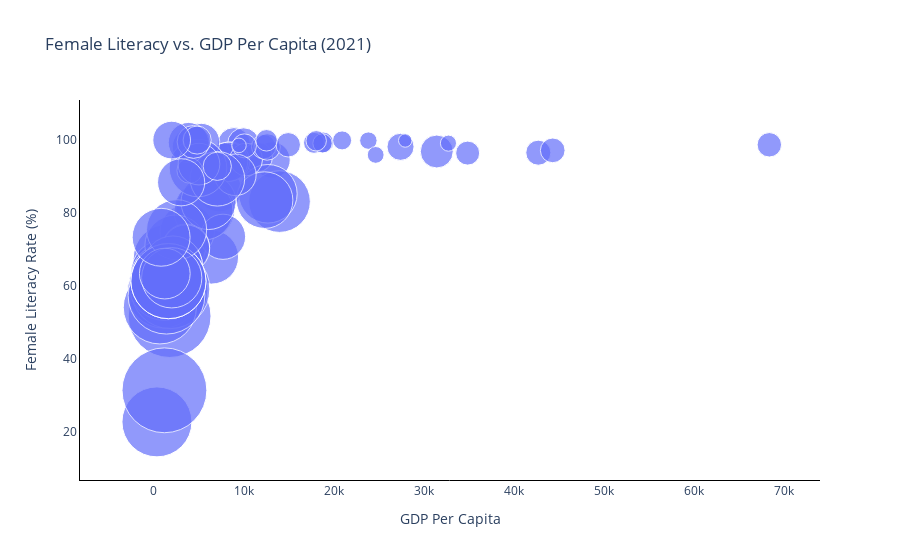

Source (notebook cell):
### Code cell
import plotly.express as px
import plotly.graph_objects as go

fig = px.scatter(df_cleaned,
                 x='GDP per Capita (current US$)',
                 y='Literacy rate, adult female (% of females ages 15 and above)',
                 size='Infant Mortality Rate (per 1,000 live births)',
                 hover_name='Country',
                 title='Female Literacy vs. GDP Per Capita (2021)',
                 labels={
                     'GDP per Capita (current US$)': 'GDP Per Capita',
                     'Literacy rate, adult female (% of females ages 15 and above)': 'Female Literacy Rate (%)',
                     'Infant Mortality Rate (per 1,000 live births)': 'Infant Mortality Rate'
                 },
                 size_max=60)

fig.update_layout(
    xaxis = dict(
    showline = True,
    linecolor = 'black',
    showgrid = False),
    yaxis = dict(
        showline = True,
        showgrid = False,
        linecolor = 'black'
    ),
    plot_bgcolor = 'white',
    showlegend = False
)

fig.show()

### Figure 1 — Plotly figure (JSON) as saved in the notebook; plotly's stock layout.template omitted (floating-point values rounded to 4 significant figures)
{"data": [{"hovertemplate": "<b>%{hovertext}</b><br><br>GDP Per Capita=%{x}<br>Female Literacy Rate (%)=%{y}<br>Infant Mortality Rate=%{marker.size}<extra></extra>", "hovertext": ["Africa Eastern and Southern", "Africa Western and Central", "Arab World", "Central Europe and the Baltics", "Early-demographic dividend", "East Asia & Pacific", "East Asia & Pacific (excluding high income)", "East Asia & Pacific (IDA & IBRD countries)", "Europe & Central Asia", "Europe & Central Asia (excluding high income)", "Europe & Central Asia (IDA & IBRD countries)", "Fragile and conflict affected situations", "Heavily indebted poor countries (HIPC)", "IBRD only", "IDA & IBRD total", "IDA blend", "IDA only", "IDA total", "Late-demographic dividend", "Latin America & Caribbean", "Latin America & Caribbean (excluding high income)", "Latin America & the Caribbean (IDA & IBRD countries)", "Least developed countries: UN classification", "Low & middle income", "Low income", "Lower middle income", "Middle East & North Africa", "Middle East & North Africa (excluding high income)", "Middle East & North Africa (IDA & IBRD countries)", "Middle income", "North America", "OECD members", "Other small states", "Pre-demographic dividend", "Small states", "South Asia", "South Asia (IDA & IBRD)", "Sub-Saharan Africa", "Sub-Saharan Africa (excluding high income)", "Sub-Saharan Africa (IDA & IBRD countries)", "Upper middle income", "World", "Afghanistan", "Brunei Darussalam", "Bulgaria", "Congo, Rep.", "Costa Rica", "Croatia", "Cyprus", "Ecuador", "Estonia", "Guinea", "Hungary", "Jordan", "Latvia", "Lithuania", "Maldives", "Malta", "Mauritania", "Mauritius", "Moldova", "Montenegro", "Namibia", "Nepal", "Poland", "Portugal", "Romania", "Russian Federation", "Rwanda", "Samoa", "South Africa", "Sri Lanka", "Suriname", "Thailand", "Tonga", "Ukraine", "United Arab Emirates", "Uzbekistan", "Vanuatu"], "legendgroup": "", "marker": {"color": "#636efa", "size": [42.0, 60.75, 25.98, 3.872, 26.14, 11.8, 12.47, 12.51, 6.5, 9.572, 9.037, 51.58, 45.8, 17.55, 30.71, 55.43, 42.39, 46.77, 7.806, 13.6, 13.45, 13.69, 43.67, 30.84, 47.4, 33, 18.1, 19.68, 19.8, 26.83, 5.3, 5.569, 33.68, 52.14, 30.41, 30.8, 30.78, 49.9, 49.95, 49.94, 9.6, 28.4, 43.4, 9.6, 5.3, 32, 6.2, 3.9, 2.3, 10.7, 1.6, 63.8, 3.3, 12.6, 3.2, 2.7, 5.1, 5.1, 32.2, 15.3, 12.2, 1.9, 29.4, 22.8, 3.7, 2.5, 5.3, 4.1, 29.7, 14.4, 26.4, 5.8, 15.4, 7.1, 9.6, 7, 5.4, 12.6, 19.7], "sizemode": "area", "sizeref": 0.01772, "symbol": "circle"}, "mode": "markers", "name": "", "orientation": "v", "showlegend": false, "type": "scatter", "x": [1546.0, 1767.0, 6419.0, 18810.0, 3728.0, 13140.0, 9813.0, 9922.0, 27420.0, 8913.0, 9983.0, 1779.0, 1047.0, 7284.0, 5719.0, 1844.0, 1272.0, 1461.0, 11560.0, 8479.0, 7874.0, 8263.0, 1153.0, 5526.0, 678.7, 2406.0, 7696.0, 3591.0, 3590.0, 6086.0, 68400.0, 42730.0, 13980.0, 1417.0, 12680.0, 2136.0, 2136.0, 1635.0, 1634.0, 1635.0, 10270.0, 12320.0, 355.8, 31450.0, 12220.0, 2540.0, 12600.0, 17810.0, 32750.0, 5965.0, 27940.0, 1189.0, 18750.0, 4153.0, 20930.0, 23850.0, 10080.0, 34880.0, 1998.0, 9069.0, 5275.0, 9466.0, 4919.0, 1229.0, 18050.0, 24660.0, 14950.0, 12530.0, 821.2, 3858.0, 7074.0, 3997.0, 5027.0, 7061.0, 4426.0, 4828.0, 44330.0, 1993.0, 3045.0], "xaxis": "x", "y": [67.45, 51.66, 67.87, 99.35, 74.98, 94.54, 94.8, 94.74, 98.14, 98.91, 98.98, 58.76, 58.24, 86.37, 80.83, 59.08, 63.24, 61.9, 95.35, 94.12, 93.83, 94.02, 60.11, 80.6, 54.05, 71.03, 73.44, 70.5, 70.21, 82.98, 98.7, 96.53, 83.1, 57.25, 85.24, 65.56, 65.56, 61.25, 61.25, 61.25, 94.66, 83.51, 22.6, 96.86, 98.17, 75.37, 98.1, 99.24, 99.15, 94.05, 99.88, 31.27, 99.1, 98.13, 99.91, 99.85, 98.41, 96.42, 62.17, 90.46, 99.5, 98.54, 92.33, 63.33, 99.8, 95.92, 98.7, 99.94, 73.3, 99.3, 89.37, 91.64, 93.4, 92.8, 99.5, 100, 97.17, 100.0, 88.4], "yaxis": "y"}], "layout": {"legend": {"itemsizing": "constant", "tracegroupgap": 0}, "plot_bgcolor": "white", "showlegend": false, "title": {"text": "Female Literacy vs. GDP Per Capita (2021)"}, "xaxis": {"anchor": "y", "domain": [0, 1], "linecolor": "black", "showgrid": false, "showline": true, "title": {"text": "GDP Per Capita"}}, "yaxis": {"anchor": "x", "domain": [0, 1], "linecolor": "black", "showgrid": false, "showline": true, "title": {"text": "Female Literacy Rate (%)"}}}}
